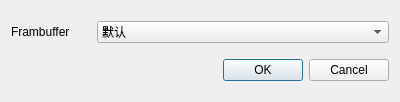
<?xml version="1.0" encoding="UTF-8"?>
<ui version="4.0">
 <class>FrambufferSettingDialog</class>
 <widget class="QDialog" name="FrambufferSettingDialog">
  <property name="geometry">
   <rect>
    <x>0</x>
    <y>0</y>
    <width>400</width>
    <height>102</height>
   </rect>
  </property>
  <property name="windowTitle">
   <string>Dialog</string>
  </property>
  <layout class="QVBoxLayout" name="verticalLayout">
   <item>
    <layout class="QHBoxLayout" name="horizontalLayout">
     <item>
      <widget class="QLabel" name="label">
       <property name="maximumSize">
        <size>
         <width>80</width>
         <height>16777215</height>
        </size>
       </property>
       <property name="text">
        <string>Frambuffer</string>
       </property>
      </widget>
     </item>
     <item>
      <widget class="QComboBox" name="comboBox">
       <item>
        <property name="text">
         <string>默认</string>
        </property>
       </item>
       <item>
        <property name="text">
         <string>相反</string>
        </property>
       </item>
       <item>
        <property name="text">
         <string>灰度</string>
        </property>
       </item>
       <item>
        <property name="text">
         <string>权重灰度</string>
        </property>
       </item>
       <item>
        <property name="text">
         <string>锐化</string>
        </property>
       </item>
       <item>
        <property name="text">
         <string>模糊</string>
        </property>
       </item>
      </widget>
     </item>
    </layout>
   </item>
   <item>
    <widget class="QDialogButtonBox" name="buttonBox">
     <property name="orientation">
      <enum>Qt::Horizontal</enum>
     </property>
     <property name="standardButtons">
      <set>QDialogButtonBox::Cancel|QDialogButtonBox::Ok</set>
     </property>
    </widget>
   </item>
  </layout>
 </widget>
 <resources/>
 <connections>
  <connection>
   <sender>buttonBox</sender>
   <signal>accepted()</signal>
   <receiver>FrambufferSettingDialog</receiver>
   <slot>accept()</slot>
   <hints>
    <hint type="sourcelabel">
     <x>260</x>
     <y>97</y>
    </hint>
    <hint type="destinationlabel">
     <x>157</x>
     <y>274</y>
    </hint>
   </hints>
  </connection>
  <connection>
   <sender>buttonBox</sender>
   <signal>rejected()</signal>
   <receiver>FrambufferSettingDialog</receiver>
   <slot>reject()</slot>
   <hints>
    <hint type="sourcelabel">
     <x>328</x>
     <y>97</y>
    </hint>
    <hint type="destinationlabel">
     <x>286</x>
     <y>274</y>
    </hint>
   </hints>
  </connection>
 </connections>
 <slots>
  <slot>slotFbtSettingChang(int)</slot>
 </slots>
</ui>
